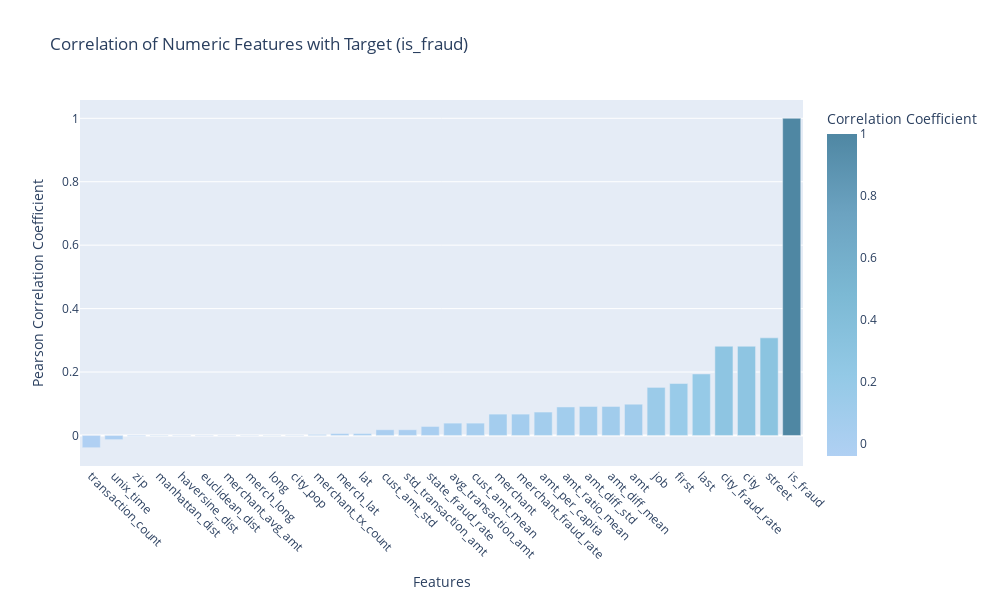

This figure's notebook cell:
### Markdown cell above
## Feature Selection

### Code cell
numeric_features = train_df.select_dtypes(include=['int64', 'float64']).columns.tolist()
numeric_features = [col for col in numeric_features if col != 'cc_num']

# Compute correlation with target
target_col = 'is_fraud'
features_for_corr = numeric_features.copy()
if target_col not in features_for_corr:
    features_for_corr.append(target_col)

correlation_with_target = train_df[features_for_corr].corr()[target_col].sort_values()

# Interactive bar chart
pastel_blue_colors = ['#b0d0f3', '#93c9e6', '#7cb9d4', '#6ca3c1', '#4f87a3']

fig = px.bar(
    x=correlation_with_target.index,
    y=correlation_with_target.values,
    labels={"x": "Features", "y": "Pearson Correlation Coefficient"},
    title=f"Correlation of Numeric Features with Target ({target_col})",
    color=correlation_with_target.values,
    color_continuous_scale=pastel_blue_colors
)

fig.update_layout(
    xaxis=dict(title="Features", tickangle=45),
    yaxis=dict(title="Pearson Correlation Coefficient"),
    coloraxis_colorbar=dict(title="Correlation Coefficient"),
    height=600,
    width=1000
)

fig.show()

### Figure 1 — Plotly figure (JSON) as saved in the notebook; plotly's stock layout.template omitted (floating-point values rounded to 4 significant figures)
{"data": [{"hovertemplate": "Features=%{x}<br>Pearson Correlation Coefficient=%{y}<br>color=%{marker.color}<extra></extra>", "legendgroup": "", "marker": {"color": [-0.03855, -0.01307, -0.002271, -0.001079, -0.0009828, -0.0009631, -0.0007789, -0.0006587, -0.0005397, 0.0008853, 0.003277, 0.00604, 0.00609, 0.01801, 0.01801, 0.0284, 0.03893, 0.03893, 0.06733, 0.06733, 0.0739, 0.08993, 0.09146, 0.09146, 0.09849, 0.1516, 0.1638, 0.194, 0.2813, 0.2813, 0.3078, 1.0], "coloraxis": "coloraxis", "pattern": {"shape": ""}}, "name": "", "orientation": "v", "showlegend": false, "textposition": "auto", "type": "bar", "x": ["transaction_count", "unix_time", "zip", "manhattan_dist", "haversine_dist", "euclidean_dist", "merchant_avg_amt", "merch_long", "long", "city_pop", "merchant_tx_count", "merch_lat", "lat", "cust_amt_std", "std_transaction_amt", "state_fraud_rate", "avg_transaction_amt", "cust_amt_mean", "merchant", "merchant_fraud_rate", "amt_per_capita", "amt_ratio_mean", "amt_diff_std", "amt_diff_mean", "amt", "job", "first", "last", "city_fraud_rate", "city", "street", "is_fraud"], "xaxis": "x", "y": [-0.03855, -0.01307, -0.002271, -0.001079, -0.0009828, -0.0009631, -0.0007789, -0.0006587, -0.0005397, 0.0008853, 0.003277, 0.00604, 0.00609, 0.01801, 0.01801, 0.0284, 0.03893, 0.03893, 0.06733, 0.06733, 0.0739, 0.08993, 0.09146, 0.09146, 0.09849, 0.1516, 0.1638, 0.194, 0.2813, 0.2813, 0.3078, 1.0], "yaxis": "y"}], "layout": {"barmode": "relative", "coloraxis": {"colorbar": {"title": {"text": "Correlation Coefficient"}}, "colorscale": [[0, "#b0d0f3"], [0.25, "#93c9e6"], [0.5, "#7cb9d4"], [0.75, "#6ca3c1"], [1, "#4f87a3"]]}, "height": 600, "legend": {"tracegroupgap": 0}, "title": {"text": "Correlation of Numeric Features with Target (is_fraud)"}, "width": 1000, "xaxis": {"anchor": "y", "domain": [0, 1], "tickangle": 45, "title": {"text": "Features"}}, "yaxis": {"anchor": "x", "domain": [0, 1], "title": {"text": "Pearson Correlation Coefficient"}}}}
